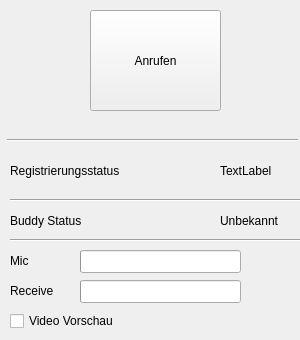
<?xml version="1.0" encoding="UTF-8"?>
<ui version="4.0">
 <class>Form</class>
 <widget class="QWidget" name="Form">
  <property name="geometry">
   <rect>
    <x>0</x>
    <y>0</y>
    <width>300</width>
    <height>340</height>
   </rect>
  </property>
  <property name="windowTitle">
   <string>Simple</string>
  </property>
  <widget class="QLabel" name="regState">
   <property name="geometry">
    <rect>
     <x>220</x>
     <y>140</y>
     <width>71</width>
     <height>61</height>
    </rect>
   </property>
   <property name="toolTip">
    <string/>
   </property>
   <property name="statusTip">
    <string/>
   </property>
   <property name="whatsThis">
    <string/>
   </property>
   <property name="text">
    <string>TextLabel</string>
   </property>
  </widget>
  <widget class="QPushButton" name="btn">
   <property name="geometry">
    <rect>
     <x>90</x>
     <y>10</y>
     <width>131</width>
     <height>101</height>
    </rect>
   </property>
   <property name="text">
    <string>Anrufen</string>
   </property>
  </widget>
  <widget class="QLabel" name="label">
   <property name="geometry">
    <rect>
     <x>10</x>
     <y>160</y>
     <width>151</width>
     <height>21</height>
    </rect>
   </property>
   <property name="text">
    <string>Registrierungsstatus</string>
   </property>
  </widget>
  <widget class="Line" name="line">
   <property name="geometry">
    <rect>
     <x>10</x>
     <y>190</y>
     <width>291</width>
     <height>20</height>
    </rect>
   </property>
   <property name="orientation">
    <enum>Qt::Horizontal</enum>
   </property>
  </widget>
  <widget class="QLabel" name="label_2">
   <property name="geometry">
    <rect>
     <x>10</x>
     <y>210</y>
     <width>111</width>
     <height>21</height>
    </rect>
   </property>
   <property name="text">
    <string>Buddy Status</string>
   </property>
  </widget>
  <widget class="QLabel" name="lblBuddy">
   <property name="geometry">
    <rect>
     <x>220</x>
     <y>210</y>
     <width>81</width>
     <height>21</height>
    </rect>
   </property>
   <property name="text">
    <string>Unbekannt</string>
   </property>
  </widget>
  <widget class="Line" name="line_2">
   <property name="geometry">
    <rect>
     <x>7</x>
     <y>130</y>
     <width>291</width>
     <height>20</height>
    </rect>
   </property>
   <property name="orientation">
    <enum>Qt::Horizontal</enum>
   </property>
  </widget>
  <widget class="Line" name="line_3">
   <property name="geometry">
    <rect>
     <x>10</x>
     <y>230</y>
     <width>291</width>
     <height>20</height>
    </rect>
   </property>
   <property name="orientation">
    <enum>Qt::Horizontal</enum>
   </property>
  </widget>
  <widget class="QLabel" name="label_3">
   <property name="geometry">
    <rect>
     <x>10</x>
     <y>250</y>
     <width>111</width>
     <height>21</height>
    </rect>
   </property>
   <property name="text">
    <string>Mic</string>
   </property>
  </widget>
  <widget class="QLabel" name="label_4">
   <property name="geometry">
    <rect>
     <x>10</x>
     <y>280</y>
     <width>61</width>
     <height>21</height>
    </rect>
   </property>
   <property name="text">
    <string>Receive</string>
   </property>
  </widget>
  <widget class="QProgressBar" name="pbTx">
   <property name="geometry">
    <rect>
     <x>80</x>
     <y>250</y>
     <width>161</width>
     <height>23</height>
    </rect>
   </property>
   <property name="value">
    <number>0</number>
   </property>
   <property name="textVisible">
    <bool>false</bool>
   </property>
  </widget>
  <widget class="QProgressBar" name="pbRx">
   <property name="enabled">
    <bool>true</bool>
   </property>
   <property name="geometry">
    <rect>
     <x>80</x>
     <y>280</y>
     <width>161</width>
     <height>23</height>
    </rect>
   </property>
   <property name="value">
    <number>0</number>
   </property>
   <property name="textVisible">
    <bool>false</bool>
   </property>
  </widget>
  <widget class="QCheckBox" name="cbPreview">
   <property name="geometry">
    <rect>
     <x>10</x>
     <y>310</y>
     <width>231</width>
     <height>22</height>
    </rect>
   </property>
   <property name="text">
    <string>Video Vorschau</string>
   </property>
  </widget>
 </widget>
 <resources/>
 <connections/>
</ui>
